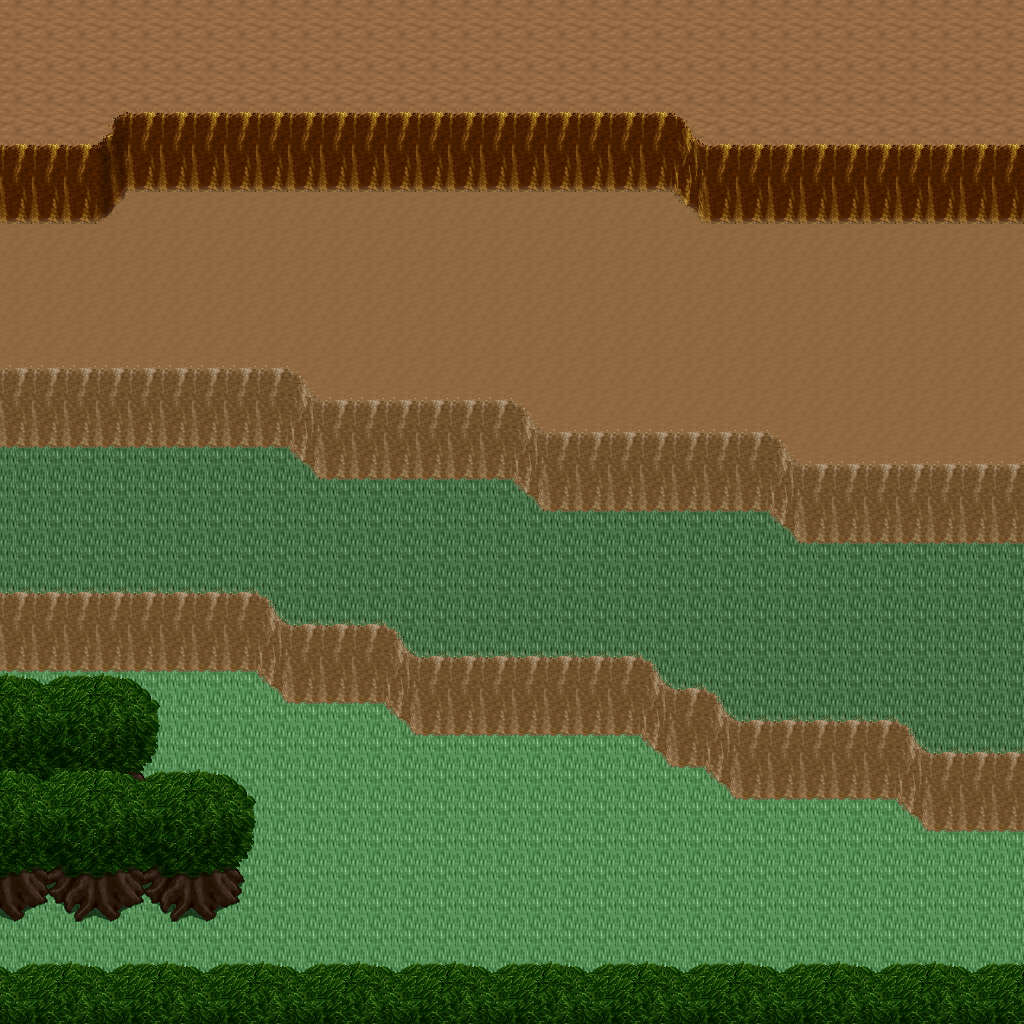

A level layout from a 2D game, rendered from its tile map. Below: a short description, then the map file with tile-grid data replaced by summaries:
An orthogonal 32x32 tile map with 32x32 px tiles, 5 tile layers (Ground, Objects, Objects2, Above, ...), 1 hidden layer not drawn, 8 tilesets.

<map version="1.10" tiledversion="1.11.0" orientation="orthogonal" renderorder="right-down" width="32" height="32" tilewidth="32" tileheight="32" infinite="0" nextlayerid="11" nextobjectid="1">
 <tileset firstgid="1" name="logic_collision" tilewidth="32" tileheight="32" tilecount="1" columns="1">
  <image source="../drawable/logic_collision.png" width="32" height="32" />
 </tileset>
 <tileset firstgid="2" name="ground_ground" tilewidth="32" tileheight="32" tilecount="33" columns="3">
  <image source="../drawable/ground_ground.png" width="96" height="352" />
 </tileset>
 <tileset firstgid="35" name="ground_ridge_earth_pale" tilewidth="32" tileheight="32" tilecount="96" columns="12">
  <image source="../drawable/ground_ridge_earth_pale.png" width="384" height="256" />
 </tileset>
 <tileset firstgid="131" name="ground_ridge_earth_dark" tilewidth="32" tileheight="32" tilecount="96" columns="12">
  <image source="../drawable/ground_ridge_earth_dark.png" width="384" height="256" />
 </tileset>
 <tileset firstgid="227" name="terrain_desert" tilewidth="32" tileheight="32" tilecount="88" columns="8">
  <image source="../drawable/terrain_desert.png" width="256" height="352" />
 </tileset>
 <tileset firstgid="315" name="plant_tree_tree_darkgreen" tilewidth="32" tileheight="32" tilecount="88" columns="8">
  <image source="../drawable/plant_tree_tree_darkgreen.png" width="256" height="352" />
 </tileset>
 <tileset firstgid="403" name="ground_sand_2" tilewidth="32" tileheight="32" tilecount="15" columns="5">
  <image source="../drawable/ground_sand_2.png" width="160" height="96" />
 </tileset>
 <tileset firstgid="418" name="plant_cactus_2" tilewidth="32" tileheight="32" tilecount="10" columns="5">
  <image source="../drawable/plant_cactus_2.png" width="160" height="64" />
 </tileset>
 <layer id="1" name="Ground" width="32" height="32">
  <data>[1024 cells, 1024 non-empty, 4 distinct tile ids]</data>
 </layer>
 <layer id="2" name="Objects" width="32" height="32">
  <data>[1024 cells, 318 non-empty, 28 distinct tile ids]</data>
 </layer>
 <layer id="3" name="Objects2" width="32" height="32">
  <data>[1024 cells, 0 non-empty, 0 distinct tile ids]</data>
 </layer>
 <layer id="4" name="Above" width="32" height="32">
  <data>[1024 cells, 103 non-empty, 17 distinct tile ids]</data>
 </layer>
 <layer id="5" name="Above2" width="32" height="32">
  <data>[1024 cells, 0 non-empty, 0 distinct tile ids]</data>
 </layer>
 <layer id="6" name="Walkable" width="32" height="32" visible="0">
  <data>[1024 cells, 506 non-empty, 1 distinct tile ids]</data>
 </layer>
 <objectgroup id="7" name="Mapevents" />
 <objectgroup id="8" name="Spawn" />
 <objectgroup id="9" name="Keys" />
 <objectgroup id="10" name="Replace" />
</map>
